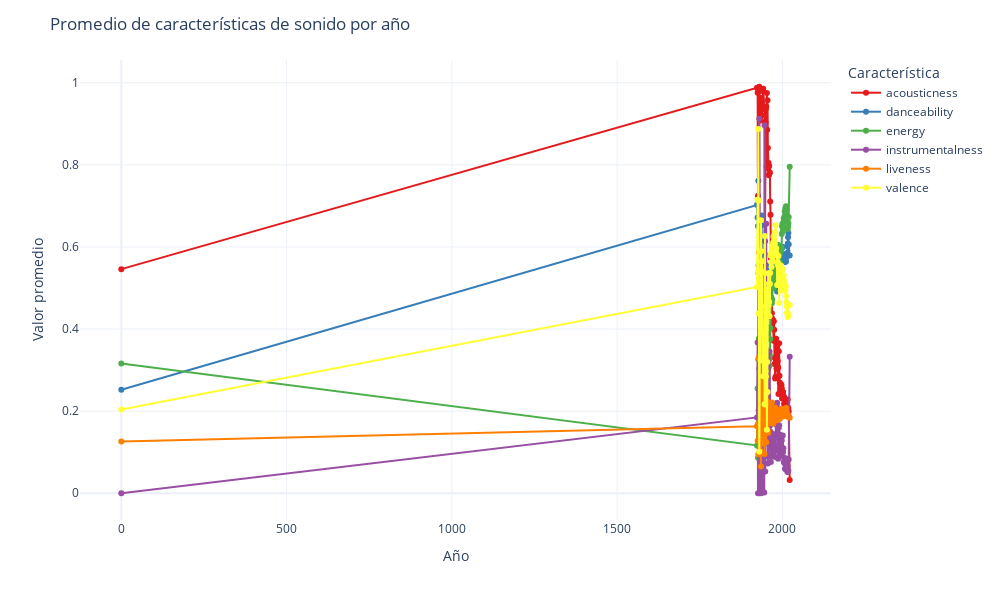

Notebook source saved alongside this figure:
### Code cell
# Graficar el promedio de varias características de sonido por año
import plotly.express as px
sound_features = ['acousticness', 'danceability', 'energy', 'instrumentalness', 'liveness', 'valence']
if 'release_year' in data.columns:
    df_avg = data.groupby('release_year')[sound_features].mean().reset_index()
    fig = px.line(
        df_avg,
        x='release_year',
        y=sound_features,
        markers=True,
        width=1000,
        height=600,
        color_discrete_sequence=px.colors.qualitative.Set1
    )
    fig.update_layout(
        title='Promedio de características de sonido por año',
        xaxis_title='Año',
        yaxis_title='Valor promedio',
        legend_title='Característica',
        template='plotly_white'
    )
    fig.show()
else:
    print("No existe una columna 'release_year' en el DataFrame.")
